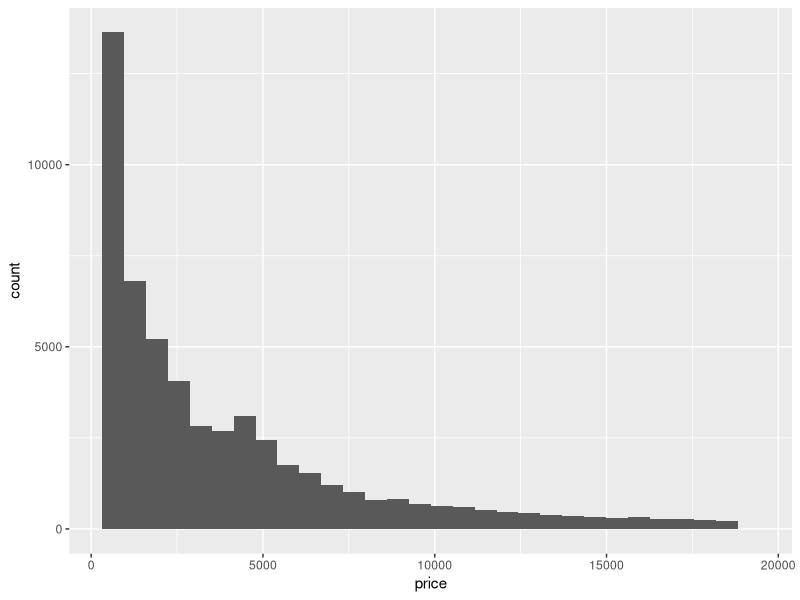
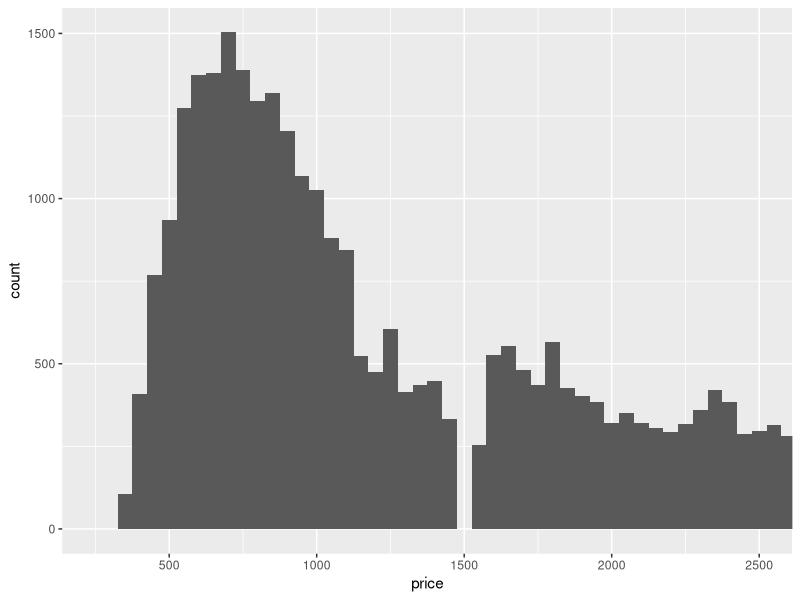
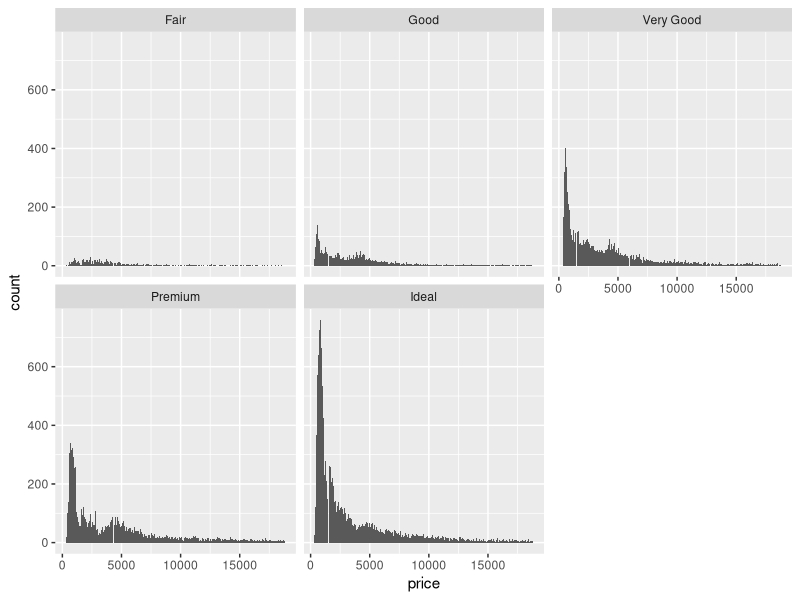
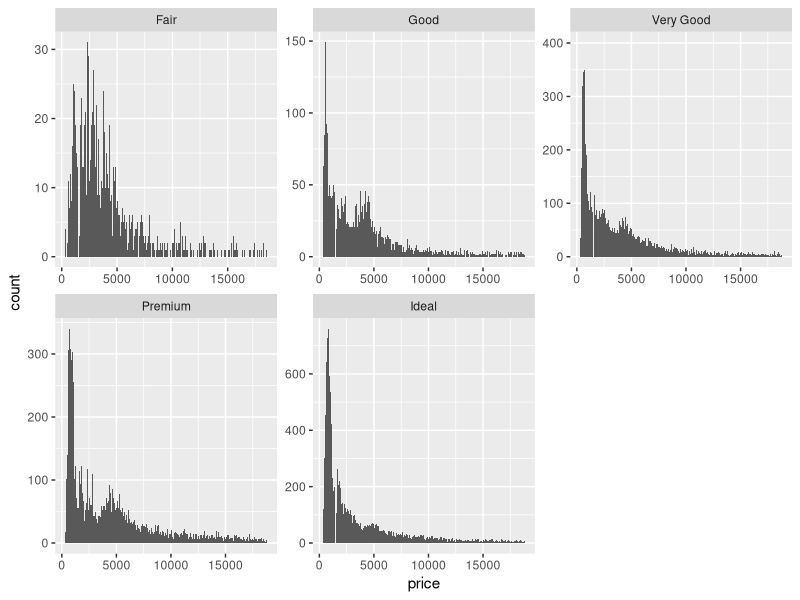
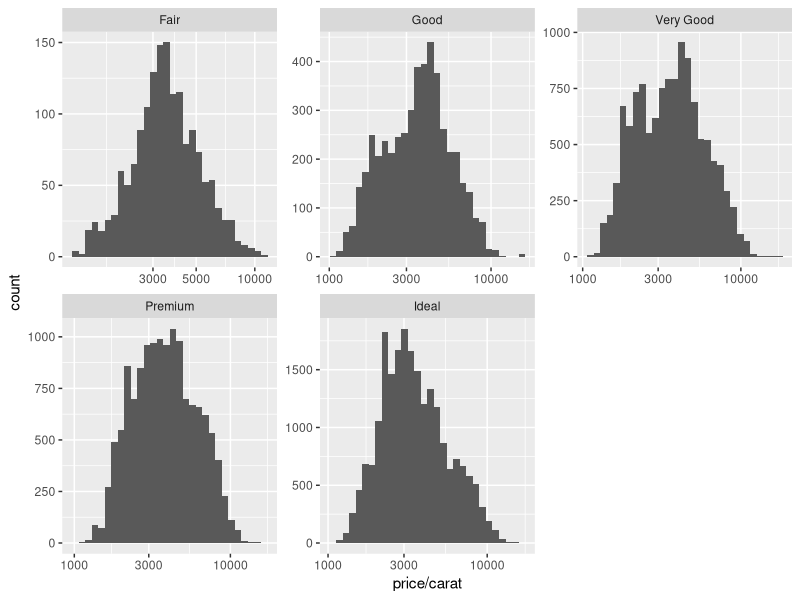
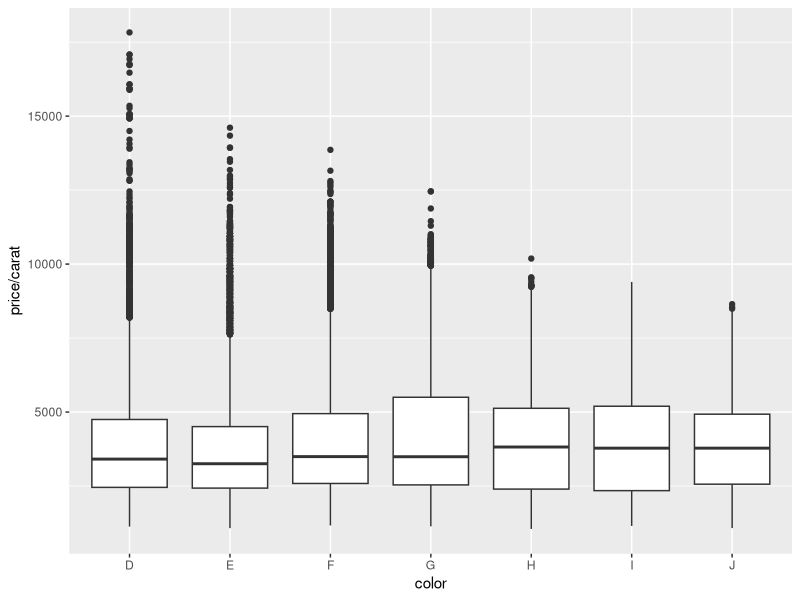
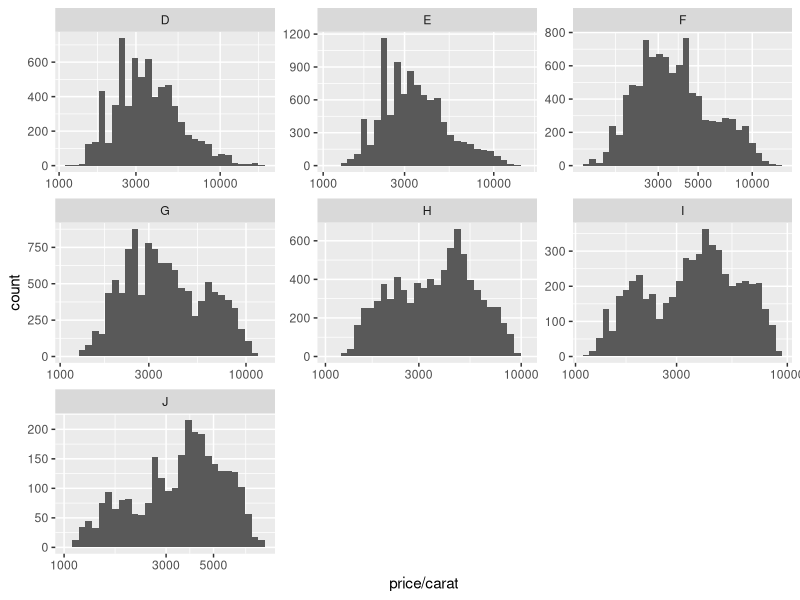
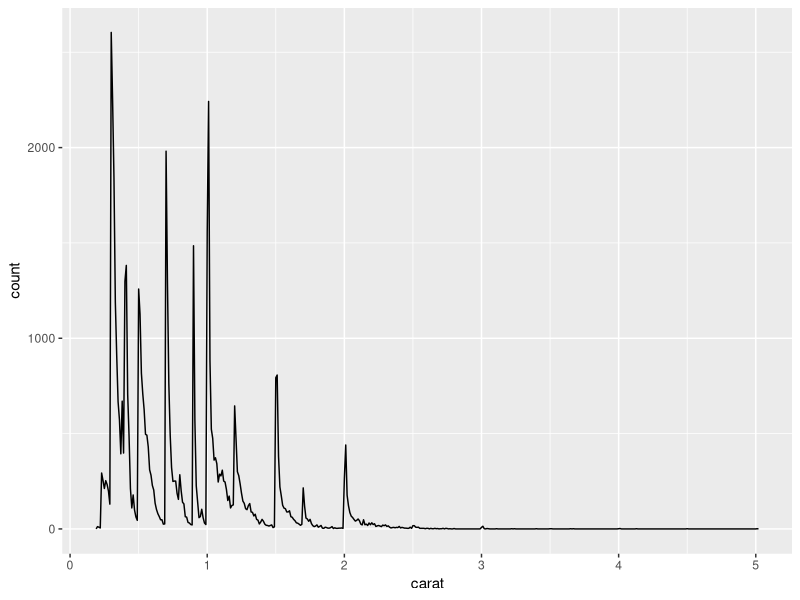

Reproduce these figures in R, in order.
## ---- chunk 1
knitr::opts_chunk$set(echo = TRUE)
## ---- chunk 2
library(tidyverse)
summary(diamonds)
length(diamonds$carat)
length(diamonds)
## ---- chunk 3
ggplot(data=diamonds,aes(x=price))+
  geom_histogram()

## ---- chunk 4
mean(diamonds$price)
median(diamonds$price)
## ---- chunk 5
sum(diamonds$price<500)
sum(diamonds$price<250)
sum(diamonds$price>=15000)
## ---- chunk 6
ggplot(data=diamonds,aes(x=price))+
  geom_histogram(binwidth=50)+
  coord_cartesian(xlim=c(250,2500))
## ---- chunk 7
ggplot(data=diamonds,aes(x=price))+
  geom_histogram(binwidth=50)+
  facet_wrap(~cut)
## ---- chunk 8
by(diamonds$price,diamonds$cut,max)
by(diamonds$price,diamonds$cut,min)
by(diamonds$price,diamonds$cut,median)
## ---- chunk 9
ggplot(data=diamonds,aes(x=price))+
  geom_histogram(binwidth=50)+
  facet_wrap(~cut,scales='free')
## ---- chunk 10
ggplot(data=diamonds,aes(x=price/carat))+
  geom_histogram()+
  scale_x_log10()+
  facet_wrap(~cut,scales='free')
## ---- chunk 11
ggplot(data=diamonds,aes(x=color,y=price/carat))+
  geom_boxplot()
by(diamonds$price,diamonds$color,summary)
## ---- chunk 12
summary(subset(diamonds,color=='D')$price)
summary(subset(diamonds,color=='J')$price)

IQR(subset(diamonds,color=='D')$price)
IQR(subset(diamonds,color=='J')$price)

## ---- chunk 13
ggplot(data=diamonds,aes(x=price/carat))+
  geom_histogram()+
  scale_x_log10()+
  facet_wrap(~color,scales='free',nrow=3)
## ---- chunk 14
ggplot(data=diamonds,aes(x=carat))+
  geom_freqpoly(binwidth=.01)
## ---- chunk 15
ggplot(data=diamonds,aes(x=x,y=price))+
         geom_point()
## ---- chunk 16
with(diamonds,cor.test(x,price))
with(diamonds,cor.test(y,price))
with(diamonds,cor.test(z,price))

## ---- chunk 17
ggplot(data=diamonds,aes(x=depth,y=price))+
  geom_point(alpha=1/100)+
  scale_x_continuous(breaks=seq(2,80,2))

## ---- chunk 18
with(diamonds,cor.test(depth,price))
## ---- chunk 19
ggplot(data=subset(diamonds,price<quantile(price,.99) & carat<quantile(carat,.99)),
       aes(x=carat,y=price))+
  geom_point()
## ---- chunk 20
diamonds%>%
  mutate(volume=x*y*z)->diamonds
ggplot(data=diamonds,aes(x=volume,y=price))+
  geom_point()
## ---- chunk 21
sum(diamonds$volume==0)
## ---- chunk 22
with(subset(diamonds,volume>0 & volume<=800),cor.test(price,volume))
## ---- chunk 23
ggplot(data=subset(diamonds,volume>0 & volume<=800),
       aes(x=volume,y=price))+
  geom_point(alpha=1/50)+
  geom_smooth()
## ---- chunk 24
diamondsByClarity<-diamonds%>%
  group_by(clarity)%>%
  summarise(mean_price=mean(price),
            median_price=median(price),
            min_price=min(price),
            max_price=max(price),
            n=n())
head(diamondsByClarity)
## ---- chunk 25
library(gridExtra)

diamonds_by_clarity <- group_by(diamonds, clarity)
diamonds_mp_by_clarity <- summarise(diamonds_by_clarity, mean_price = mean(price))

diamonds_by_color <- group_by(diamonds, color)
diamonds_mp_by_color <- summarise(diamonds_by_color, mean_price = mean(price))

diamonds_mp_by_clarity
dclar<-ggplot(data=diamonds_mp_by_clarity,aes(x=clarity,y=mean_price))+
  geom_col()

dcol<-ggplot(data=diamonds_mp_by_color,aes(x=color,y=mean_price))+
  geom_col()

grid.arrange(dclar,dcol,ncol=1)
